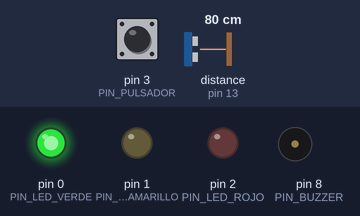
A sketch run on a simulated Arduino Uno, built with avr-gcc and run on an emulated ATmega328P. Parts: output pins drawn as LEDs (lit = HIGH), buzzer (waves = sounding). Wiring (inferred from the names in the program): ultrasonic range finder: trigger pin 12; echo pin 13. The test bench sets the inputs (shaded band); at power-on: distance to the obstacle (sensor on pin 13) 80 cm, pin 3 (PIN_PULSADOR) HIGH. The echo pulse lasts 58.3 µs per cm; pins used as bus, display or sensor lines are not drawn.

Above: at 1.8 s.
1.9 s: distance to the obstacle (sensor on pin 13) set to 2 cm
At 2.07 s:
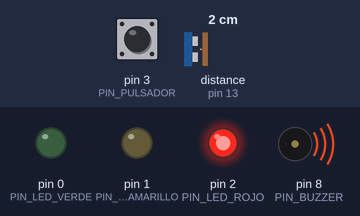
5.4 s: distance to the obstacle (sensor on pin 13) set to 19 cm
8.9 s: distance to the obstacle (sensor on pin 13) set to 24 cm
At 9.17 s:
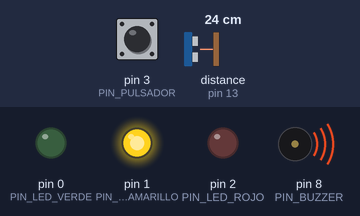
12.4 s: distance to the obstacle (sensor on pin 13) set to 4 cm
At 12.74 s:
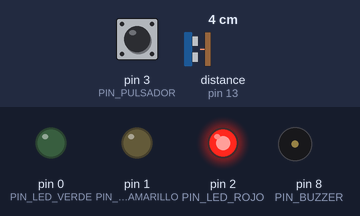
15.9 s: distance to the obstacle (sensor on pin 13) set to 60 cm
At 16.4 s:
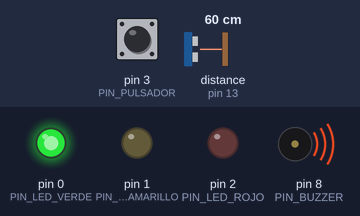
Timing chart, 0 to 20.5 s (numbered marks = the images above; inputs shaded):
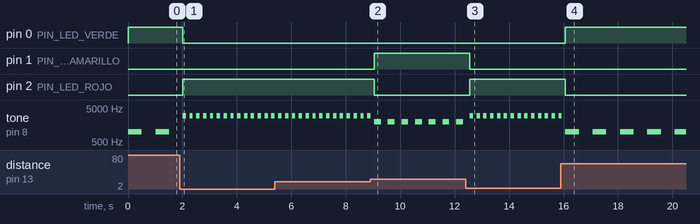

Measured:
- the behaviour switches between 21 and 22 cm on distance to the obstacle (sensor on pin 13) (found by bisection; images 1 and 2)
- after the input at 1.9 s, pin 0 (PIN_LED_VERDE): HIGH → LOW after 0.11 s; pin 2 (PIN_LED_ROJO): LOW → HIGH after 0.11 s; tone on pin 8 (PIN_BUZZER): alternates 3000 Hz for 0.13 s and silent for 0.13 s, starting after 0.11 s
- after the input at 8.9 s, pin 1 (PIN_LED_AMARILLO): LOW → HIGH after 0.15 s; pin 2 (PIN_LED_ROJO): HIGH → LOW after 0.15 s
- after the input at 12.4 s, pin 1 (PIN_LED_AMARILLO): HIGH → LOW after 0.16 s; pin 2 (PIN_LED_ROJO): LOW → HIGH after 0.16 s; tone on pin 8 (PIN_BUZZER): alternates 3000 Hz for 0.13 s and silent for 0.13 s, starting after 0.16 s
- after the input at 15.9 s, pin 0 (PIN_LED_VERDE): LOW → HIGH after 0.17 s; pin 2 (PIN_LED_ROJO): HIGH → LOW after 0.17 s
- by itself, tone on pin 8 (PIN_BUZZER): alternates 1000 Hz for 0.50 s and silent for 0.51 s

The sketch:

APARCAMIENTO_SENSOR.ino
```cpp
// Definición de pines
const int PIN_ECHO = 13;
const int PIN_TRIGGER = 12;
const int PIN_LED_VERDE = 0;
const int PIN_LED_AMARILLO = 1;
const int PIN_LED_ROJO = 2;
const int PIN_PULSADOR = 3;
const int PIN_BUZZER = 8;

// Variables globales
int tiempo, frecuencia;

// Inicialización
void setup()
{
    // Serial.begin(9600);
    pinMode(PIN_TRIGGER, OUTPUT);
    pinMode(PIN_ECHO, INPUT);
    pinMode(PIN_LED_VERDE, OUTPUT);
    pinMode(PIN_LED_AMARILLO, OUTPUT);
    pinMode(PIN_LED_ROJO, OUTPUT);
}

// Función para medir la distancia
int medirDistancia(int trigger, int echo)
{
    long duration, distanceCm;
    digitalWrite(trigger, LOW);
    delayMicroseconds(4);
    digitalWrite(trigger, HIGH);
    delayMicroseconds(10);
    digitalWrite(trigger, LOW);
    duration = pulseIn(echo, HIGH);
    distanceCm = duration * 10 / 292 / 2;
    return distanceCm;
}

// Loop principal
void loop()
{
    int distanciaCm = medirDistancia(PIN_TRIGGER, PIN_ECHO);

    if (!digitalRead(PIN_PULSADOR))
    {
        digitalWrite(PIN_LED_VERDE, LOW);
        digitalWrite(PIN_LED_AMARILLO, LOW);
        digitalWrite(PIN_LED_ROJO, HIGH);
        frecuencia = 3000;
        tone(PIN_BUZZER, frecuencia);
    }
    else if (distanciaCm > 50)
    {
        digitalWrite(PIN_LED_VERDE, HIGH);
        digitalWrite(PIN_LED_AMARILLO, LOW);
        digitalWrite(PIN_LED_ROJO, LOW);
        tiempo = 500;
        frecuencia = 1000;
        tone(PIN_BUZZER, frecuencia);
        delay(tiempo);
        noTone(PIN_BUZZER);
        delay(tiempo);
    }
    else if (distanciaCm > 20 && distanciaCm < 50)
    {
        digitalWrite(PIN_LED_VERDE, LOW);
        digitalWrite(PIN_LED_AMARILLO, HIGH);
        digitalWrite(PIN_LED_ROJO, LOW);
        tiempo = 250;
        frecuencia = 2000;
        tone(PIN_BUZZER, frecuencia);
        delay(tiempo);
        noTone(PIN_BUZZER);
        delay(tiempo);
    }
    else
    {
        digitalWrite(PIN_LED_VERDE, LOW);
        digitalWrite(PIN_LED_AMARILLO, LOW);
        digitalWrite(PIN_LED_ROJO, HIGH);
        tiempo = 125;
        frecuencia = 3000;
        tone(PIN_BUZZER, frecuencia);
        delay(tiempo);
        noTone(PIN_BUZZER);
        delay(tiempo);
    }

    // Imprimo la distancia medida en el monitor serial
    // Serial.print("Distancia: ");
    // Serial.println(distanciaCm);
}
```
